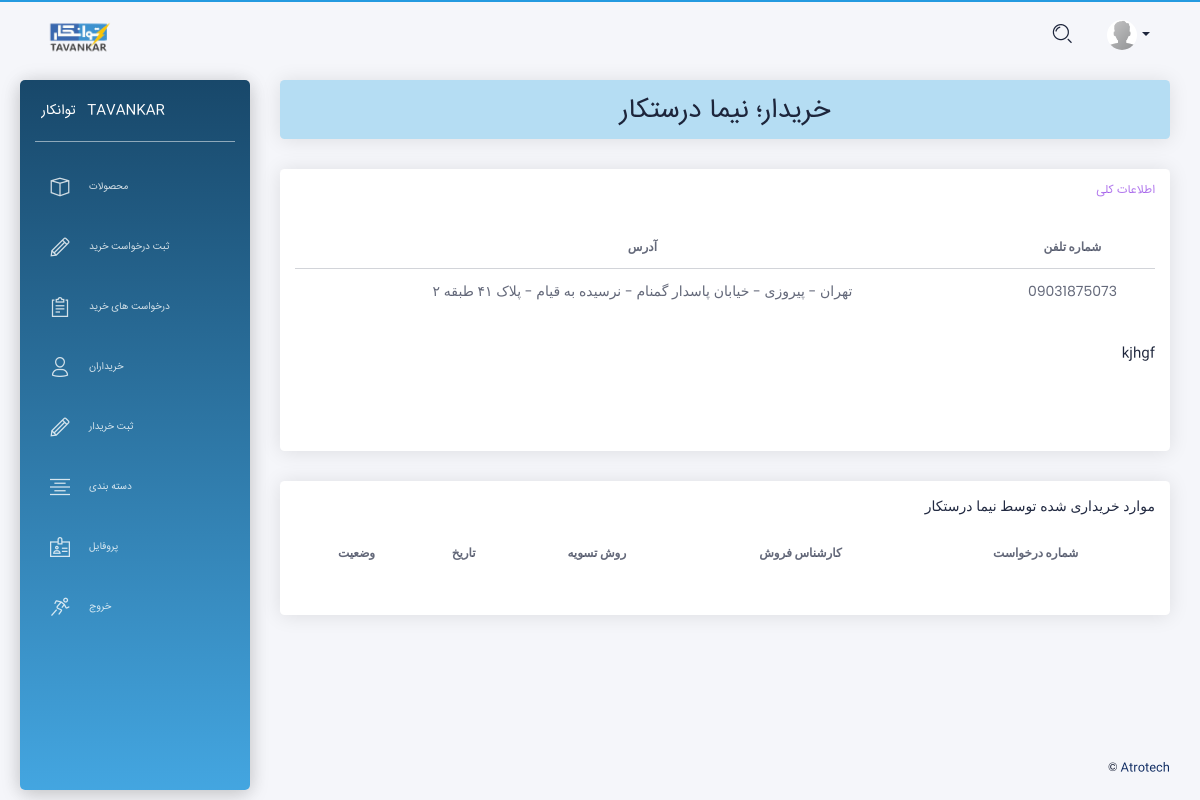
Page /buyer_detail/2/ (signed in) on the earlier database version.
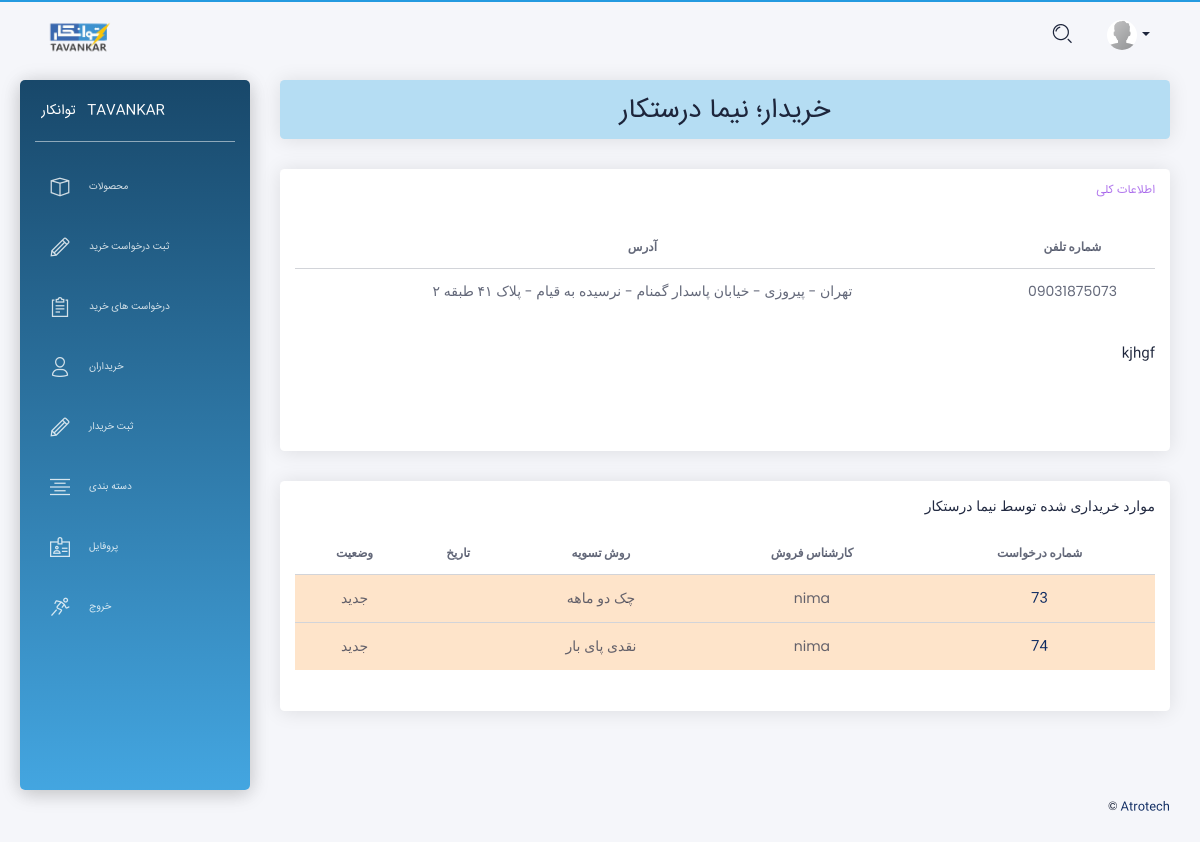
Same page on the later database version.
### app/models.py (models this page shows, shortened)
class Purchase_request(models.Model):
    user = models.ForeignKey(User, on_delete=models.CASCADE,verbose_name = "کارشناس فروش")
    buyer = models.ForeignKey(Buyers ,on_delete=models.CASCADE, verbose_name = "خریدار")
    description=models.TextField(max_length=1000, null=True, blank=True, verbose_name = "توضیحات")
    CHOICES1 = ( ('نقدی پای بار','نقدی پای بار'), ('چک یک ماهه','چک یک ماهه'), ('چک دو ماهه','چک دو ماهه'), ('چک سه ماهه','چک سه ماهه') )
    method = models.CharField(max_length=30,choices=CHOICES1, verbose_name = "روش تسویه")
    discount = models.IntegerField(default='0', verbose_name = "درصد تخفیف" )
    date = jmodels.jDateField(auto_now_add=True, verbose_name = "تاریخ")
    CHOICES2 = ( ('جدید','جدید'), ('برسی شده','برسی شده') )
    status= models.CharField(max_length=20,choices=CHOICES2, default='جدید', verbose_name = "وضعیت")
    def get_absolute_url(self):
        return reverse('app:purchase_request_detail',args=[self.id])
    class Meta:
        verbose_name = "درخواست خرید"
        verbose_name_plural = "درخواست های خرید"

### app/views.py (the view)
# urls.py: path('buyer_detail/<int:id>/',views.buyer_detail,name='buyer_detail'),
@login_required()
def buyer_detail(request, id):
    buyer = get_object_or_404(models.Buyers, id=id)
    buyer_requests = models.Purchase_request.objects.filter(buyer=buyer)
    context = {'buyer':buyer, 'buyer_requests':buyer_requests}
    return render(request, 'buyer_detail.html', context)

### templates/buyer_detail.html (shortened to what this page needs)
{% extends "layouts/base.html" %}
{% block content %}
<div class="row">
  <div class="col-md-12">
    <div class="card card-lavender">
      <div class="card-header">
        <h2 class="card-title" dir="rtl" align="center"> خریدار؛  {{ buyer.name }} </h2>
      </div>
    </div>
  </div>
</div>
<div class="row">
  <div class="col-md-12" dir="rtl" align="right">
    <div class="card card-user">
      <div class="card-header">
        <h6 class="card-title" style="color:#8d39e4ad;"> اطلاعات کلی </h6>
      </div>
      <div class="card-body">
        <table class="table tablesorter text-center" id="">
          <thead class=" text-primary">
            <tr class="bold">
              <th> شماره تلفن </th>
              <th> آدرس </th>
            </tr>
          </thead>
          <tbody>
            <tr>
              <td> {{ buyer.phone_number }} </td>
              <td> {{ buyer.address }} </td>
            </tr>
          </tbody>
        </table>
        <div align="right" dir="rtl" class="card-description">
          <p class="category"> {{ buyer.description|linebreaks }} </p>
        </div>
      </div>
    </div>
  </div>
  <div class="col-md-12">
    <div class="card" align="right" dir="rtl">
      <div class="card-header"> موارد خریداری شده توسط {{ buyer.name }} </div>
      <div class="card-body">
        <div class="table-responsive">
          <table class="table tablesorter text-center" id="">
            <thead class=" text-primary">
              <tr class="bold">
                <th> شماره درخواست </th>
                <th> کارشناس فروش </th>
                <th> روش تسویه </th>
                <th> تاریخ </th>
                <th> وضعیت </th>
              </tr>
            </thead>
            <tbody>
            {% for Purchase_request in buyer_requests %}
              {% if Purchase_request.status == 'جدید' %}
               <tr style="background-color:#f98f223d;">
              {% else %}
               <tr>
              {% endif %}
                <td><a href="{{ Purchase_request.get_absolute_url }}"> {{ Purchase_request.id }} </a></td>
                <td> {{ Purchase_request.user }} </td>
                <td> {{ Purchase_request.method }} </td>
                <td> {{ Purchase_request.date }} </td>
                <td> {{ Purchase_request.status }} </td>
              </tr>
            {% endfor %}
            </tbody>
          </table>
        </div>
      </div>
    </div>
  </div>
</div>
{% endblock content %}

Differences in the rows shown:
added Purchase_request: id "73", user "nima", method "چک دو ماهه", status "جدید"
added Purchase_request: id "74", user "nima", method "نقدی پای بار", status "جدید"
